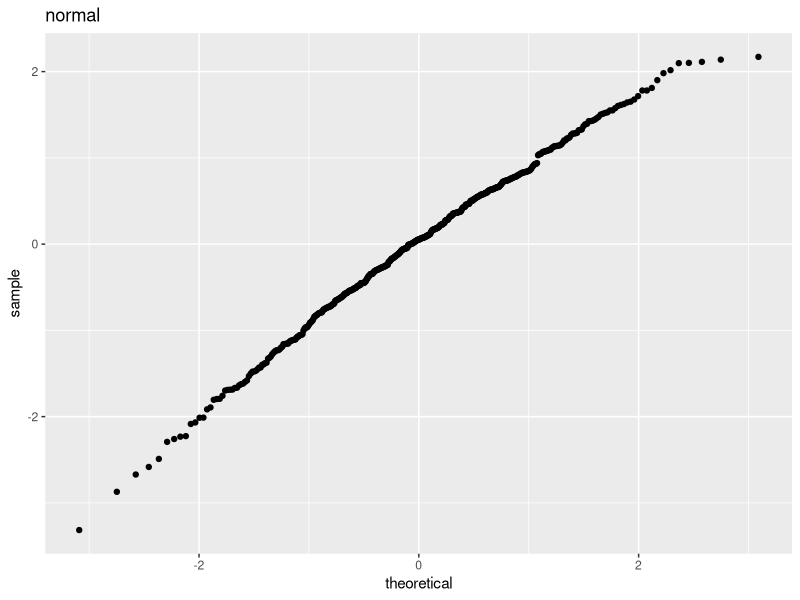
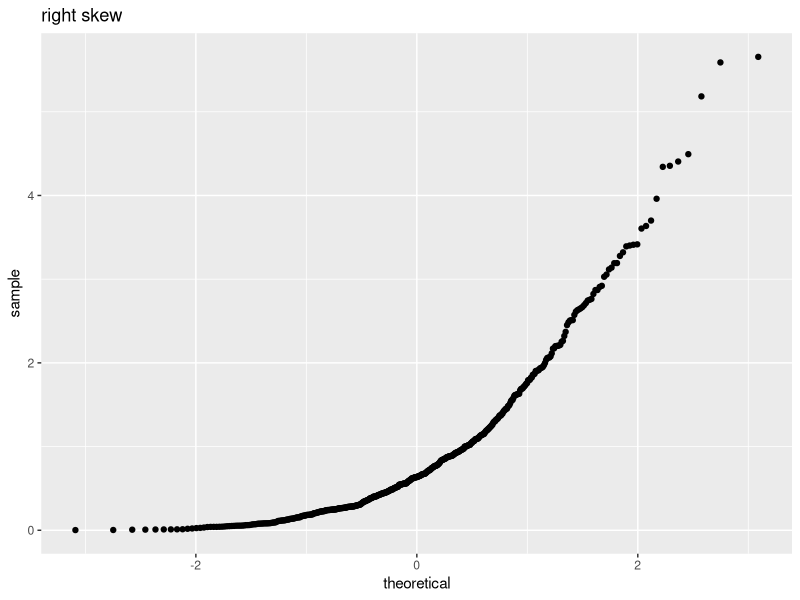
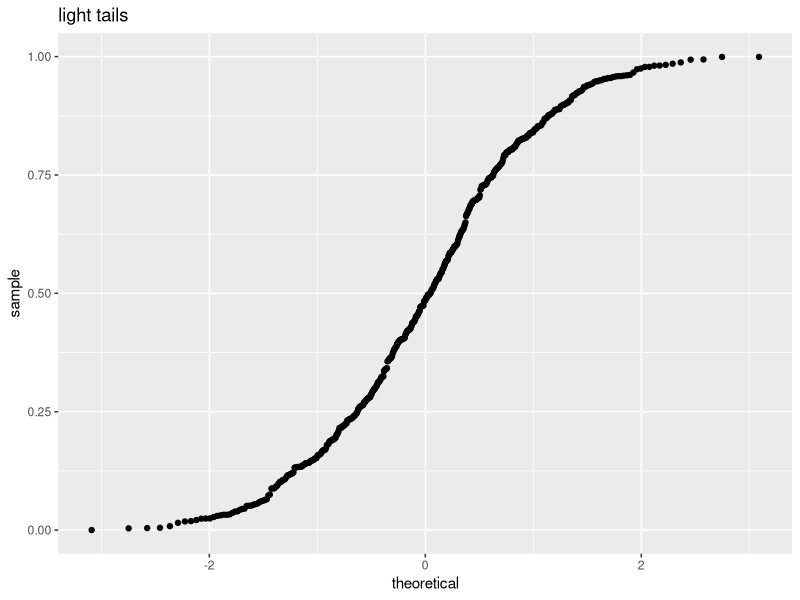
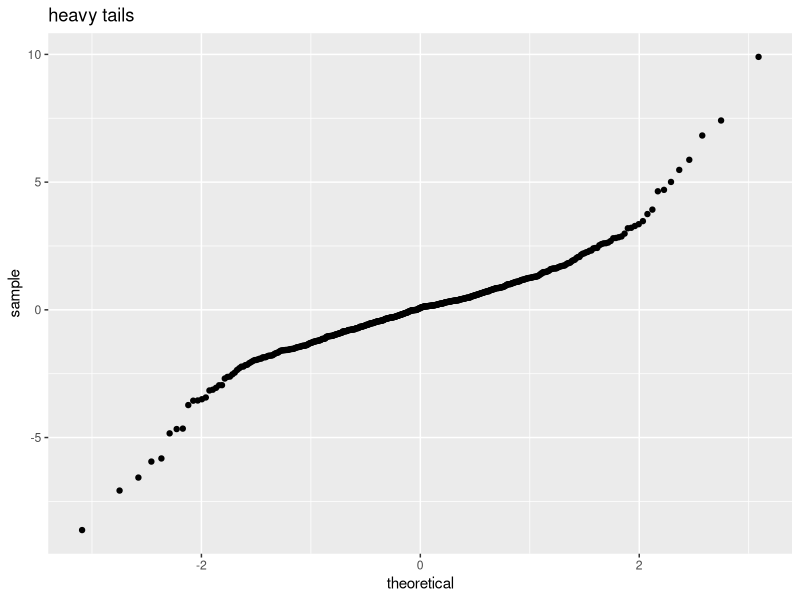

These charts were generated, in order, by the following R code:
library(dplyr)
library(ggplot2)

n <- 500
normal <- data_frame(x=rnorm(n))
rt_skew <- data_frame(x=rexp(n))
light <- data_frame(x=runif(n))
heavy <- data_frame(x=rt(n, df=3))

ggplot(data=normal, aes(sample=x)) + stat_qq() + labs(title="normal")
ggplot(data=rt_skew, aes(sample=x)) + stat_qq() + labs(title="right skew")
ggplot(data=light, aes(sample=x)) + stat_qq() + labs(title="light tails")
ggplot(data=heavy, aes(sample=x)) + stat_qq() + labs(title="heavy tails")
